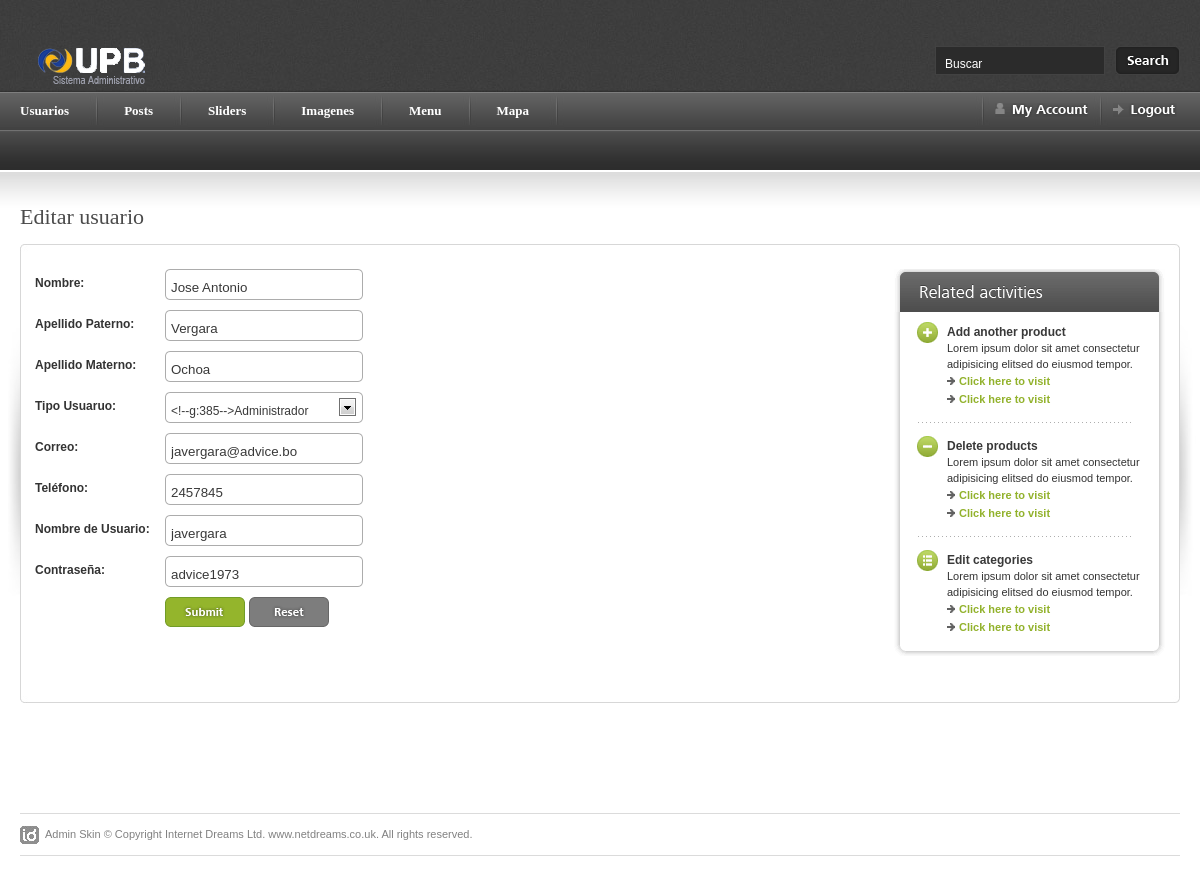
The page /admin/edita_usuario_form.php?id=11 on the database its author committed.
### tables this page shows
CREATE TABLE IF NOT EXISTS `upb_usuario` (
  `idupb_usuario` int(11) NOT NULL AUTO_INCREMENT,
  `tipo_usuario` varchar(45) DEFAULT NULL,
  `nombre` varchar(45) DEFAULT NULL,
  `apellido_p` varchar(45) DEFAULT NULL,
  `apellido_m` varchar(45) DEFAULT NULL,
  `email` varchar(45) DEFAULT NULL,
  `telefono` int(11) DEFAULT NULL,
  `nombre_user` varchar(45) DEFAULT NULL,
  `password` varchar(45) DEFAULT NULL,
  PRIMARY KEY (`idupb_usuario`)
);

### admin/edita_usuario_form.php (the view, shortened to what this page needs)
<?php
		require_once("header.php");
			$id=$_GET['id'];
			$sql_edita_usuarios="SELECT * FROM upb_usuario WHERE idupb_usuario='$id'";
			$res=mysql_query($sql_edita_usuarios,$con);
			$reg=mysql_fetch_array($res);
?>
<div id="content-outer">
<div id="content">
<div id="page-heading">
  <h1>Editar usuario</h1></div>
<table border="0" width="100%" cellpadding="0" cellspacing="0" id="content-table">
<tr>
	<th rowspan="3" class="sized"><img src="images/shared/side_shadowleft.jpg" width="20" height="300" alt="" /></th>
	<th class="topleft"></th>
	<td id="tbl-border-top">&nbsp;</td>
	<th class="topright"></th>
	<th rowspan="3" class="sized"><img src="images/shared/side_shadowright.jpg" width="20" height="300" alt="" /></th>
</tr>
<tr>
	<td id="tbl-border-left"></td>
	<td>
	<div id="content-table-inner">
    <table border="0" width="100%" cellpadding="0" cellspacing="0">
	<form method="post" action="q/edita_usuario.php">
    <tr valign="top">
	<td>
		<table border="0" cellpadding="0" cellspacing="0"  id="id-form">
		<tr>
			<th valign="top">Nombre:</th>
			<td><input name="nombre" type="text" class="inp-form" value="<?php echo $reg["nombre"];?>"/></td>
		</tr>
		<tr>
			<th valign="top">Apellido Paterno:</th>
			<td><input name="apellido_p" type="text" class="inp-form" value="<?php echo $reg["apellido_p"];?>" /></td>
		</tr>
		<tr>
        <tr>
			<th valign="top">Apellido Materno:</th>
			<td><input name="apellido_m" type="text" class="inp-form" value="<?php echo $reg["apellido_m"];?>" /></td>
		</tr>
		<th valign="top">Tipo Usuaruo:</th>
		<td>
		  <p>
		</td>
		</tr>
		<tr>
			<th valign="top">Correo:</th>
			<td><input name="email" type="text" class="inp-form" value="<?php echo $reg["email"];?>" /></td>
		</tr>
		<tr>
			<th valign="top">Tel&eacute;fono:</th>
			<td><input name="telefono" type="text" class="inp-form" value="<?php echo $reg["telefono"];?>" /></td>
		</tr>
        <tr>
			<th valign="top">Nombre de Usuario:</th>
			<td><input name="nombre_user" type="text" class="inp-form" value="<?php echo $reg["nombre_user"];?>" /></td>
		</tr>
        <tr>
			<th valign="top">Contrase&ntilde;a:</th>
			<td><input name="password" type="text" class="inp-form" value="<?php echo $reg["password"];?>" /></td>
		</tr>
	<tr>
		<th>&nbsp;</th>
		<td valign="top">
			<input type="submit" value="" class="form-submit" />
			<input name="" type="reset" class="form-reset" />
		</td>
	</tr>
   	</form>
	</table>
	</td>
	<td>
	<div id="related-activities">
		<div id="related-act-top">
		<img src="images/forms/header_related_act.gif" width="271" height="43" alt="" />
		</div>
		<div id="related-act-bottom">
			<div id="related-act-inner">
				<div class="left"><a href=""><img src="images/forms/icon_plus.gif" width="21" height="21" alt="" /></a></div>
				<div class="right">
					<h5>Add another product</h5>
					Lorem ipsum dolor sit amet consectetur
					adipisicing elitsed do eiusmod tempor.
					<ul class="greyarrow">
						<li><a href="">Click here to visit</a></li>
						<li><a href="">Click here to visit</a> </li>
					</ul>
				</div>
				<div class="lines-dotted-short"></div>
				<div class="left"><a href=""><img src="images/forms/icon_minus.gif" width="21" height="21" alt="" /></a></div>
				<div class="right">
					<h5>Delete products</h5>
					Lorem ipsum dolor sit amet consectetur
					adipisicing elitsed do eiusmod tempor.
					<ul class="greyarrow">
						<li><a href="">Click here to visit</a></li>
						<li><a href="">Click here to visit</a> </li>
					</ul>
				</div>
				<div class="lines-dotted-short"></div>
				<div class="left"><a href=""><img src="images/forms/icon_edit.gif" width="21" height="21" alt="" /></a></div>
				<div class="right">
					<h5>Edit categories</h5>
					Lorem ipsum dolor sit amet consectetur
					adipisicing elitsed do eiusmod tempor.
					<ul class="greyarrow">
						<li><a href="">Click here to visit</a></li>
						<li><a href="">Click here to visit</a> </li>
					</ul>
				</div>
			</div>
		</div>
	</div>
</td>
</tr>
<tr>
<td><img src="images/shared/blank.gif" width="695" height="1" alt="blank" /></td>
<td></td>
</tr>
</table>
</div>
<td id="tbl-border-right"></td>
<tr>
	<th class="sized bottomleft"></th>
	<td id="tbl-border-bottom">&nbsp;</td>
	<th class="sized bottomright"></th>
</tr>
</div>
<?php require_once("footer.php");?>

### admin/css/screen.css (style rules this page uses)
* { margin: 0; padding: 0; }
html, body { height: 100%; }
body { background: #fff; color: #393939; font-family: Arial; font-size: 0px; line-height: 0; }
#content-outer { background: url(../images/shared/content_repeat.jpg) repeat-x; }
#content { color: #333; font-family: Arial, Helvetica, sans-serif; font-size: 12px; line-height: 18px; margin: 0 auto 0 auto; max-width: 1260px; min-width: 780px; padding: 35px 0px 30px 0px; }
#content-table { font-size: 0px; line-height: 0px; }
#content-table th.sized { height: 15px; width: 15px; padding: 0; margin: 0; font-size: 0px; line-height: 0px; }
#content-table-inner { font-size: 12px; line-height: 12px; padding: 10px 0 20px 0; }
#tbl-border-top { background: url(../images/shared/border_bit.jpg) top repeat-x; line-height: 0;font-size: 0px; height: 15px; }
#tbl-border-bottom { background: url(../images/shared/border_bit.jpg) bottom repeat-x; line-height: 0;font-size: 0px; height: 15px; }
#tbl-border-left { background: url(../images/shared/border_bit.jpg) left repeat-y; }
#tbl-border-right { background: url(../images/shared/border_bit.jpg) right repeat-y; }
.topleft { background: url(../images/shared/corner_top_left.jpg) no-repeat; width:15px; height:15px; }
.topright { background: url(../images/shared/corner_top_right.jpg) no-repeat; width:15px; height:15px; }
.bottomleft { background: url(../images/shared/corner_bottom_left.jpg) no-repeat; width:15px; height:15px; }
.bottomright { background: url(../images/shared/corner_bottom_right.jpg) no-repeat; width:15px; height:15px; }
#page-heading { margin: 0 0 15px 20px; }
h1 { color: #4b4b4b; font-family: Tahoma; font-size: 22px; line-height: 24px; font-weight: normal; }
#related-activities { float: right; font-size: 0px; line-height: 0; width: 271px; }
#related-act-top { font-size: 0px; line-height: 0; }
#related-act-bottom { background: url(../images/forms/bg_related_act.gif) no-repeat bottom; font-size: 0px; line-height: 0; }
#related-act-inner { font-size: 11px; line-height: 16px; margin: 0 auto 0px auto; padding: 10px 0 20px 0; width: 225px; }
#related-act-inner .left { float: left; width: 30px; }
#related-act-inner .right { float: left; width: 195px; padding: 2px 0 0 0; }
#related-act-inner .right h5 { color: #393939; font-size: 12px; }
ul.greyarrow { list-style-type: none; }
ul.greyarrow li { background: url(../images/forms/icon_list_arrow.gif) no-repeat 0 5px; line-height: 18px; padding: 0 0 0 12px; }
ul.greyarrow li a { color: #92b22c; font-weight: bold; }
.lines-dotted-short { background: url(../images/forms/lines_dotted_short.gif) no-repeat 0px 14px; font-size: 0px; height: 28px; line-height: 0; }
.form-submit { background: url(../images/forms/form_submit.gif) no-repeat; border: none; cursor: pointer; display: block; float: left; height: 30px; margin: 0 4px 0 0; padding: 0; text-indent: -3000px; width: 80px; }
.form-reset { background: url(../images/forms/form_reset.gif) no-repeat; border: none; cursor: pointer; display: block; float: left; height: 30px; text-indent: -3000px; width: 80px; }
.inp-form { background: url(../images/forms/form_inp.gif) no-repeat; border: none; color: #393939; height: 25px; padding: 6px 6px 0 6px; width: 186px; }
#id-form td { padding: 0 0 10px 0; }
#id-form th { line-height: 28px; min-width: 130px; padding: 0 0 10px 0; text-align: left; width: 130px; }
table { border-collapse: collapse; }
a { outline: none; text-decoration: none; }
img { border: 0; }
p { margin: 0px; padding: 0px; }
form { margin: 0; padding: 0; }

### rows shown on the page
upb_usuario: nombre "Jose Antonio", apellido_p "Vergara", apellido_m "Ochoa", email "javergara@advice.bo", telefono "2457845", nombre_user "javergara", password "advice1973"
